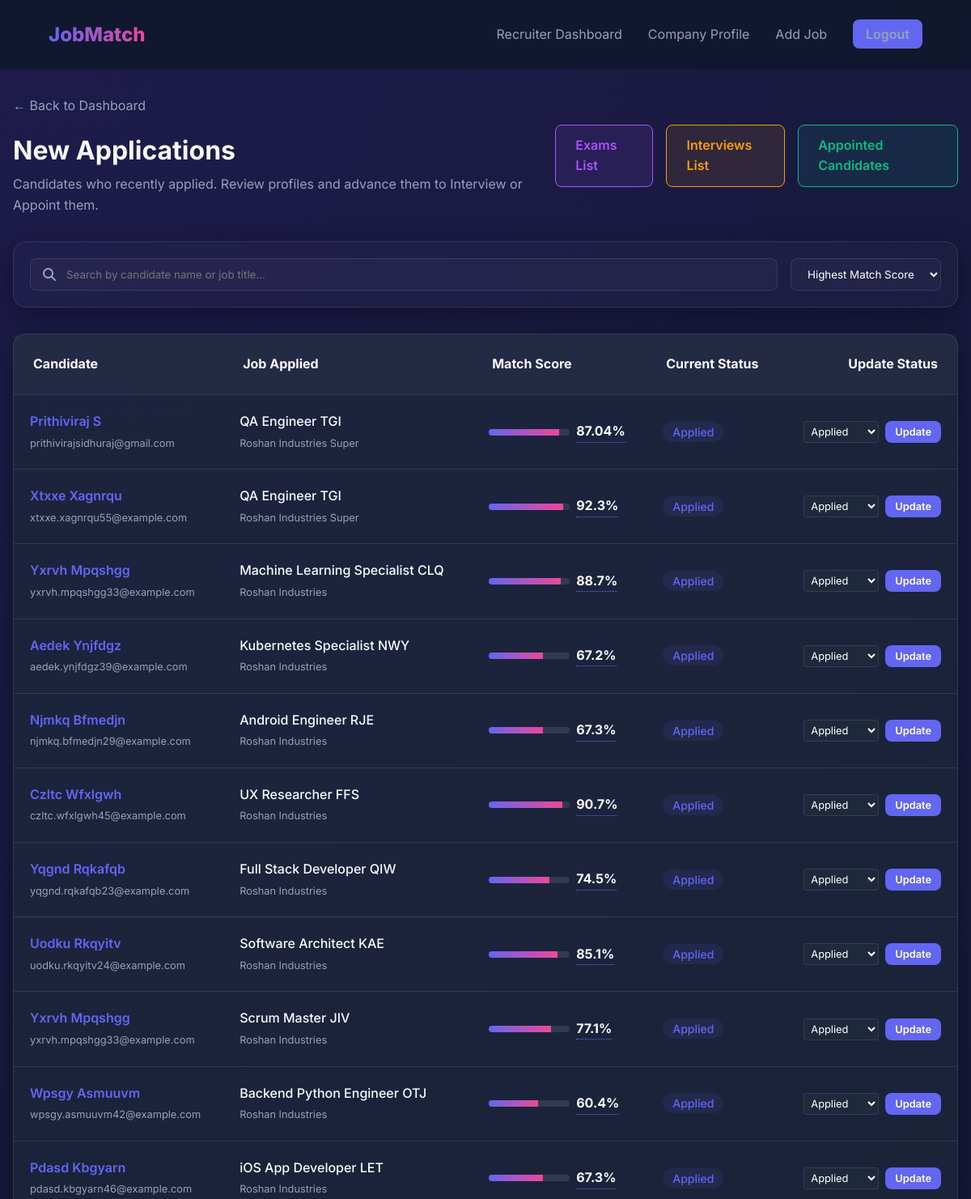
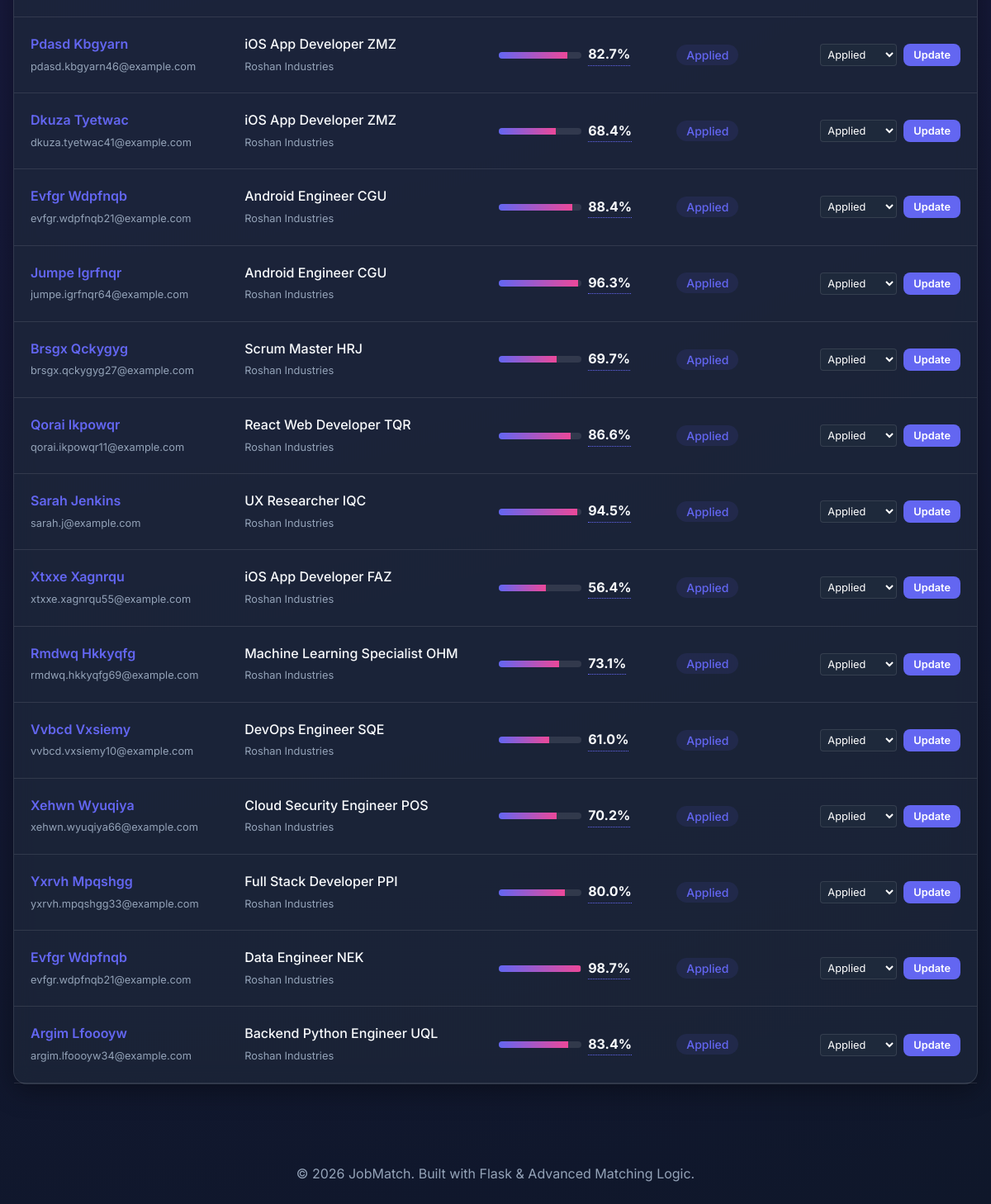
The app's page /recruiter/applications (signed in) with its own data (2 pictures, top to bottom).
### models.py (models this page shows, shortened)
class Application(db.Model):
    id = db.Column(db.Integer, primary_key=True)
    user_id = db.Column(db.Integer, db.ForeignKey('user.id'), nullable=False)
    job_id = db.Column(db.Integer, db.ForeignKey('job.id'), nullable=False)
    applied_at = db.Column(db.DateTime, default=datetime.utcnow)
    match_score = db.Column(db.Float, default=0.0)
    status = db.Column(db.String(20), default='Applied') # 'Applied', 'Interviewing', 'Rejected', etc.
    job = db.relationship('Job', backref='applications', lazy=True)

class UserProfile(db.Model):
    id = db.Column(db.Integer, primary_key=True)
    user_id = db.Column(db.Integer, db.ForeignKey('user.id'), nullable=False)
    full_name = db.Column(db.String(100), nullable=False)
    bio = db.Column(db.Text)
    location = db.Column(db.String(100))
    skills = db.Column(db.Text) # Stored as comma-separated values or JSON
    experience = db.Column(db.Text)
    education = db.Column(db.Text)
    resume_path = db.Column(db.String(255))

class User(db.Model, UserMixin):
    id = db.Column(db.Integer, primary_key=True)
    email = db.Column(db.String(120), unique=True, nullable=False)
    password = db.Column(db.String(60), nullable=False)
    role = db.Column(db.String(20), default='candidate') # 'candidate', 'recruiter', or 'admin'
    is_approved = db.Column(db.Boolean, default=True) # Recruiters require admin approval
    profile = db.relationship('UserProfile', backref='user', uselist=False)
    company_profile = db.relationship('CompanyProfile', backref='recruiter', uselist=False)
    applications = db.relationship('Application', backref='user', lazy=True)
    notifications = db.relationship('Notification', backref='user', lazy=True)

class Job(db.Model):
    id = db.Column(db.Integer, primary_key=True)
    title = db.Column(db.String(150), nullable=False)
    company = db.Column(db.String(100), nullable=False)
    description = db.Column(db.Text, nullable=False)
    skills_required = db.Column(db.Text, nullable=False) # Comma-separated
    location = db.Column(db.String(100))
    salary = db.Column(db.String(50))
    job_type = db.Column(db.String(50), default='Full-time') # Full-time, Internship, etc.
    experience_level = db.Column(db.String(50), default='Entry-level') # Junior, Senior, etc.
    posted_at = db.Column(db.DateTime, default=datetime.utcnow)
    is_active = db.Column(db.Boolean, default=True)
    posted_by = db.Column(db.Integer, db.ForeignKey('user.id'), nullable=True)
    vacancies = db.Column(db.Integer, default=1, nullable=False)

### main.py (the view)
@app.route("/recruiter/applications")
@login_required
def recruiter_applications():
    if current_user.role != 'recruiter':
        flash('Access denied!', 'danger')
        return redirect(url_for('dashboard'))
    applications = Application.query.join(Job).filter(
        Job.posted_by == current_user.id,
        Application.status.in_(['Applied', 'applied'])
    ).order_by(Application.applied_at.desc()).all()
    return render_template('recruiter/new_applications.html', applications=applications)

### main.py (called while the page is built)
@login_manager.user_loader
def load_user(user_id):
    return User.query.get(int(user_id))

### templates/recruiter/new_applications.html (shortened to what this page needs)
{% extends "base.html" %}
{% block content %}
<div class="container">
    <div style="margin-bottom: 2rem; display: flex; justify-content: space-between; align-items: center;">
        <div>
            <a href="{{ url_for('recruiter_dashboard') }}" style="color: var(--text-secondary); text-decoration: none;">&larr; Back to Dashboard</a>
            <h1 style="margin-top: 1rem;">New <span>Applications</span></h1>
            <p style="color: var(--text-secondary); margin-top: 0.25rem;">Candidates who recently applied. Review profiles and advance them to Interview or Appoint them.</p>
        </div>
        <div style="display: flex; gap: 1rem;">
            <a href="{{ url_for('recruiter_exams') }}" class="btn" style="background: rgba(168, 85, 247, 0.1); color: #a855f7; border: 1px solid #a855f7; text-decoration: none;">Exams List</a>
            <a href="{{ url_for('recruiter_interviews') }}" class="btn" style="background: rgba(245, 158, 11, 0.1); color: var(--accent-warning); border: 1px solid var(--accent-warning); text-decoration: none;">Interviews List</a>
            <a href="{{ url_for('recruiter_appointed') }}" class="btn" style="background: rgba(16, 185, 129, 0.1); color: var(--accent-success); border: 1px solid var(--accent-success); text-decoration: none;">Appointed Candidates</a>
        </div>
    </div>
    <div class="glass-card" style="padding: 1.25rem; margin-bottom: 2rem; display: flex; gap: 1rem; align-items: center; background: rgba(255, 255, 255, 0.02);">
        <div style="flex: 1; position: relative;">
            <i class="fas fa-search" style="position: absolute; left: 1rem; top: 50%; transform: translateY(-50%); color: var(--text-secondary);"></i>
            <input type="text" id="appSearchInput" placeholder="Search by candidate name or job title..." style="padding-left: 2.75rem; width: 100%; height: 40px; background: rgba(255,255,255,0.03); border: 1px solid var(--glass-border); border-radius: 8px; color: white; outline: none; transition: 0.3s;">
        </div>
        <div>
            <select id="appSortBy" style="height: 40px; background: rgba(255,255,255,0.03); border: 1px solid var(--glass-border); border-radius: 8px; color: white; padding: 0.5rem 1rem; outline: none; cursor: pointer;">
                <option value="score-desc">Highest Match Score</option>
            </select>
        </div>
    </div>
    <div class="glass-card" style="padding: 0; border: 1px solid var(--glass-border);">
        <table style="width: 100%; border-collapse: collapse; text-align: left;">
            <thead>
                <tr style="background: rgba(255,255,255,0.03); border-bottom: 1px solid var(--glass-border);">
                    <th style="padding: 1.5rem;">Candidate</th>
                    <th style="padding: 1.5rem;">Job Applied</th>
                    <th style="padding: 1.5rem;">Match Score</th>
                    <th style="padding: 1.5rem;">Current Status</th>
                    <th style="padding: 1.5rem; text-align: right;">Update Status</th>
                </tr>
            </thead>
            <tbody>
                {% for app in applications %}
                <tr class="app-row" style="border-bottom: 1px solid var(--glass-border); transition: 0.3s;"
                    data-candidate="{{ (app.user.profile.full_name or 'new user')|lower }}"
                    data-job="{{ app.job.title|lower }}"
                    data-score="{{ app.match_score }}"
                    data-status="{{ app.status }}"
                    onmouseover="this.style.background='rgba(255,255,255,0.01)'" onmouseout="this.style.background='transparent'">
                    <td style="padding: 1.25rem;">
                        <a href="{{ url_for('recruiter_candidate_profile', user_id=app.user.id) }}" style="text-decoration: none; display: block; font-weight: 600; color: var(--primary); transition: 0.3s;" onmouseover="this.style.color='var(--secondary)'" onmouseout="this.style.color='var(--primary)'">{{ app.user.profile.full_name or 'New User' }}</a>
                        <span style="font-size: 0.8rem; color: var(--text-secondary);">{{ app.user.email }}</span>
                    </td>
                    <td style="padding: 1.25rem;">
                        <span style="display: block; font-weight: 500;">{{ app.job.title }}</span>
                        <span style="font-size: 0.8rem; color: var(--text-secondary);">{{ app.job.company }}</span>
                    </td>
                    <td style="padding: 1.25rem;">
                        <div class="match-score-detail-trigger" style="display: flex; align-items: center; gap: 0.5rem; cursor: pointer;"
                             data-candidate-name="{{ app.user.profile.full_name or 'New User' }}"
                             data-candidate-skills="{{ app.user.profile.skills or '' }}"
                             data-job-title="{{ app.job.title }}"
                             data-job-skills="{{ app.job.skills_required or '' }}"
                             data-score="{{ app.match_score }}"
                             data-candidate-bio="{{ app.user.profile.bio or '' }}"
                             data-candidate-experience="{{ app.user.profile.experience or '' }}"
                             data-candidate-education="{{ app.user.profile.education or '' }}"
                             data-candidate-location="{{ app.user.profile.location or '' }}"
                             data-candidate-resume="{{ url_for('recruiter_view_resume', user_id=app.user.id) if (app.user.profile and app.user.profile.resume_path) else '' }}"
                             title="Click to view match score details">
                            <div style="width: 100px; height: 8px; background: rgba(255,255,255,0.1); border-radius: 4px; overflow: hidden;">
                                <div style="width: {{ app.match_score }}%; height: 100%; background: linear-gradient(to right, var(--primary), var(--secondary));"></div>
                            </div>
                            <span style="font-weight: 700; color: var(--text-primary); border-bottom: 1px dotted var(--primary);">{{ app.match_score }}%</span>
                        </div>
                    </td>
                    <td style="padding: 1.25rem;">
                        <span class="badge" style="background: rgba(99, 102, 241, 0.1); color: var(--primary);">
                            {{ app.status }}
                        </span>
                    </td>
                    <td style="padding: 1.25rem; text-align: right;">
                        <form action="{{ url_for('recruiter_update_app_status', app_id=app.id) }}" method="POST" style="display: inline-flex; gap: 0.5rem;">
                            <select name="status" style="background: #1e293b; color: white; border: 1px solid var(--glass-border); border-radius: 4px; padding: 0.25rem; font-size: 0.8rem;">
                                <option value="Applied" selected>Applied</option>
                            </select>
                            <button type="submit" class="btn" style="padding: 0.25rem 0.75rem; font-size: 0.8rem; background: var(--primary); color: white;">Update</button>
                        </form>
                    </td>
                </tr>
                {% else %}
                <tr class="empty-row">
                    <td colspan="5" style="padding: 3rem; text-align: center; color: var(--text-secondary);">
                        No new applications at the moment.
                    </td>
                </tr>
                {% endfor %}
            </tbody>
        </table>
    </div>
</div>
{% endblock %}

### templates/base.html (shortened to what this page needs)
<!DOCTYPE html>
<html lang="en">
<head>
    <link rel="stylesheet" href="{{ url_for('static', filename='css/style.css') }}">
</head>
<body>
    <nav>
        <a href="{{ url_for('index') }}" class="logo">Job<span>Match</span></a>
        <ul class="nav-links">
            {% if current_user.is_authenticated %}
                {% if current_user.role == 'admin' %}
                    <li><a href="{{ url_for('admin_dashboard') }}">Admin Panel</a></li>
                {% elif current_user.role == 'recruiter' %}
                    <li><a href="{{ url_for('recruiter_dashboard') }}">Recruiter Dashboard</a></li>
                    <li><a href="{{ url_for('recruiter_profile') }}">Company Profile</a></li>
                    <li><a href="{{ url_for('recruiter_add_job') }}">Add Job</a></li>
                {% else %}
                    <li><a href="{{ url_for('dashboard') }}">Dashboard</a></li>
                    <li><a href="{{ url_for('candidate_applied_jobs') }}">Applied Jobs</a></li>
                    <li><a href="{{ url_for('profile') }}">Profile</a></li>
                {% endif %}
                <li><a href="{{ url_for('logout') }}" class="btn btn-primary" style="padding: 0.5rem 1rem;">Logout</a></li>
            {% else %}
                <li><a href="{{ url_for('login') }}">Login</a></li>
                <li><a href="{{ url_for('register') }}" class="btn btn-primary">Sign Up</a></li>
            {% endif %}
        </ul>
    </nav>
    <div class="content">
        {% block content %}{% endblock %}
    </div>
    <footer style="text-align: center; padding: 2rem; color: var(--text-secondary); margin-top: 4rem;">
        <p>&copy; 2026 JobMatch. Built with Flask & Advanced Matching Logic.</p>
    </footer>
</body>
</html>

### static/css/style.css (style rules this page uses)
:root { --primary: #6366f1; --primary-hover: #4f46e5; --secondary: #ec4899; --bg-dark: #0f172a; --card-bg: rgba(30, 41, 59, 0.7); --glass-border: rgba(255, 255, 255, 0.1); --text-primary: #f8fafc; --text-secondary: #94a3b8; --accent-success: #10b981; --accent-warning: #f59e0b; }
* { margin: 0; padding: 0; box-sizing: border-box; font-family: 'Inter', sans-serif; }
body { background: radial-gradient(circle at top left, #1e1b4b, #0f172a); color: var(--text-primary); min-height: 100vh; line-height: 1.6; }
.glass-card { background: var(--card-bg); backdrop-filter: blur(12px); -webkit-backdrop-filter: blur(12px); border: 1px solid var(--glass-border); border-radius: 1rem; padding: 2rem; box-shadow: 0 8px 32px 0 rgba(0, 0, 0, 0.37); }
nav { display: flex; justify-content: space-between; align-items: center; padding: 1.5rem 5%; background: rgba(15, 23, 42, 0.8); backdrop-filter: blur(8px); position: sticky; top: 0; z-index: 100; }
.logo { font-size: 1.5rem; font-weight: 800; background: linear-gradient(to right, var(--primary), var(--secondary)); -webkit-background-clip: text; background-clip: text; -webkit-text-fill-color: transparent; }
.nav-links { display: flex; gap: 2rem; list-style: none; }
.nav-links a { color: var(--text-secondary); text-decoration: none; transition: color 0.3s; }
.btn { padding: 0.75rem 1.5rem; border-radius: 0.5rem; border: none; cursor: pointer; font-weight: 600; transition: transform 0.2s, background 0.3s; }
.btn-primary { background: var(--primary); color: white; }
.container { max-width: 1200px; margin: 2rem auto; padding: 0 1rem; }
.badge { padding: 0.25rem 0.75rem; border-radius: 9999px; font-size: 0.875rem; font-weight: 500; }
.form-group select option, select option { background-color: #1e293b; color: white; }
.glass-card { animation: fadeIn 0.4s ease-out; }
select, input, textarea { transition: border-color 0.3s, box-shadow 0.3s, background-color 0.3s; }
tr { transition: background-color 0.3s ease; }

### records on screen
Application: user.profile "Prithiviraj S", user.email "prithivirajsidhuraj@gmail.com", job "QA Engineer TGI", job.company "Roshan Industries Super", match_score "87.04", status "Applied"
Application: user.profile "Xtxxe Xagnrqu", user.email "xtxxe.xagnrqu55@example.com", job "QA Engineer TGI", job.company "Roshan Industries Super", match_score "92.3", status "Applied"
Application: user.profile "Yxrvh Mpqshgg", user.email "yxrvh.mpqshgg33@example.com", job "Machine Learning Specialist CLQ", job.company "Roshan Industries", match_score "88.7", status "Applied"
Application: user.profile "Aedek Ynjfdgz", user.email "aedek.ynjfdgz39@example.com", job "Kubernetes Specialist NWY", job.company "Roshan Industries", match_score "67.2", status "Applied"
Application: user.profile "Njmkq Bfmedjn", user.email "njmkq.bfmedjn29@example.com", job "Android Engineer RJE", job.company "Roshan Industries", match_score "67.3", status "Applied"
Application: user.profile "Czltc Wfxlgwh", user.email "czltc.wfxlgwh45@example.com", job "UX Researcher FFS", job.company "Roshan Industries", match_score "90.7", status "Applied"
Application: user.profile "Yqgnd Rqkafqb", user.email "yqgnd.rqkafqb23@example.com", job "Full Stack Developer QIW", job.company "Roshan Industries", match_score "74.5", status "Applied"
Application: user.profile "Uodku Rkqyitv", user.email "uodku.rkqyitv24@example.com", job "Software Architect KAE", job.company "Roshan Industries", match_score "85.1", status "Applied"
Application: user.profile "Yxrvh Mpqshgg", user.email "yxrvh.mpqshgg33@example.com", job "Scrum Master JIV", job.company "Roshan Industries", match_score "77.1", status "Applied"
Application: user.profile "Wpsgy Asmuuvm", user.email "wpsgy.asmuuvm42@example.com", job "Backend Python Engineer OTJ", job.company "Roshan Industries", match_score "60.4", status "Applied"
Application: user.profile "Pdasd Kbgyarn", user.email "pdasd.kbgyarn46@example.com", job "iOS App Developer LET", job.company "Roshan Industries", match_score "67.3", status "Applied"
Application: user.profile "Pdasd Kbgyarn", user.email "pdasd.kbgyarn46@example.com", job "iOS App Developer ZMZ", job.company "Roshan Industries", match_score "82.7", status "Applied"
Application: user.profile "Dkuza Tyetwac", user.email "dkuza.tyetwac41@example.com", job "iOS App Developer ZMZ", job.company "Roshan Industries", match_score "68.4", status "Applied"
Application: user.profile "Evfgr Wdpfnqb", user.email "evfgr.wdpfnqb21@example.com", job "Android Engineer CGU", job.company "Roshan Industries", match_score "88.4", status "Applied"
Application: user.profile "Jumpe Igrfnqr", user.email "jumpe.igrfnqr64@example.com", job "Android Engineer CGU", job.company "Roshan Industries", match_score "96.3", status "Applied"
Application: user.profile "Brsgx Qckygyg", user.email "brsgx.qckygyg27@example.com", job "Scrum Master HRJ", job.company "Roshan Industries", match_score "69.7", status "Applied"
Application: user.profile "Qorai Ikpowqr", user.email "qorai.ikpowqr11@example.com", job "React Web Developer TQR", job.company "Roshan Industries", match_score "86.6", status "Applied"
Application: user.profile "Sarah Jenkins", user.email "sarah.j@example.com", job "UX Researcher IQC", job.company "Roshan Industries", match_score "94.5", status "Applied"
Application: user.profile "Xtxxe Xagnrqu", user.email "xtxxe.xagnrqu55@example.com", job "iOS App Developer FAZ", job.company "Roshan Industries", match_score "56.4", status "Applied"
Application: user.profile "Rmdwq Hkkyqfg", user.email "rmdwq.hkkyqfg69@example.com", job "Machine Learning Specialist OHM", job.company "Roshan Industries", match_score "73.1", status "Applied"
Application: user.profile "Vvbcd Vxsiemy", user.email "vvbcd.vxsiemy10@example.com", job "DevOps Engineer SQE", job.company "Roshan Industries", match_score "61.0", status "Applied"
Application: user.profile "Xehwn Wyuqiya", user.email "xehwn.wyuqiya66@example.com", job "Cloud Security Engineer POS", job.company "Roshan Industries", match_score "70.2", status "Applied"
Application: user.profile "Yxrvh Mpqshgg", user.email "yxrvh.mpqshgg33@example.com", job "Full Stack Developer PPI", job.company "Roshan Industries", match_score "80.0", status "Applied"
Application: user.profile "Evfgr Wdpfnqb", user.email "evfgr.wdpfnqb21@example.com", job "Data Engineer NEK", job.company "Roshan Industries", match_score "98.7", status "Applied"
Application: user.profile "Argim Lfoooyw", user.email "argim.lfoooyw34@example.com", job "Backend Python Engineer UQL", job.company "Roshan Industries", match_score "83.4", status "Applied"
